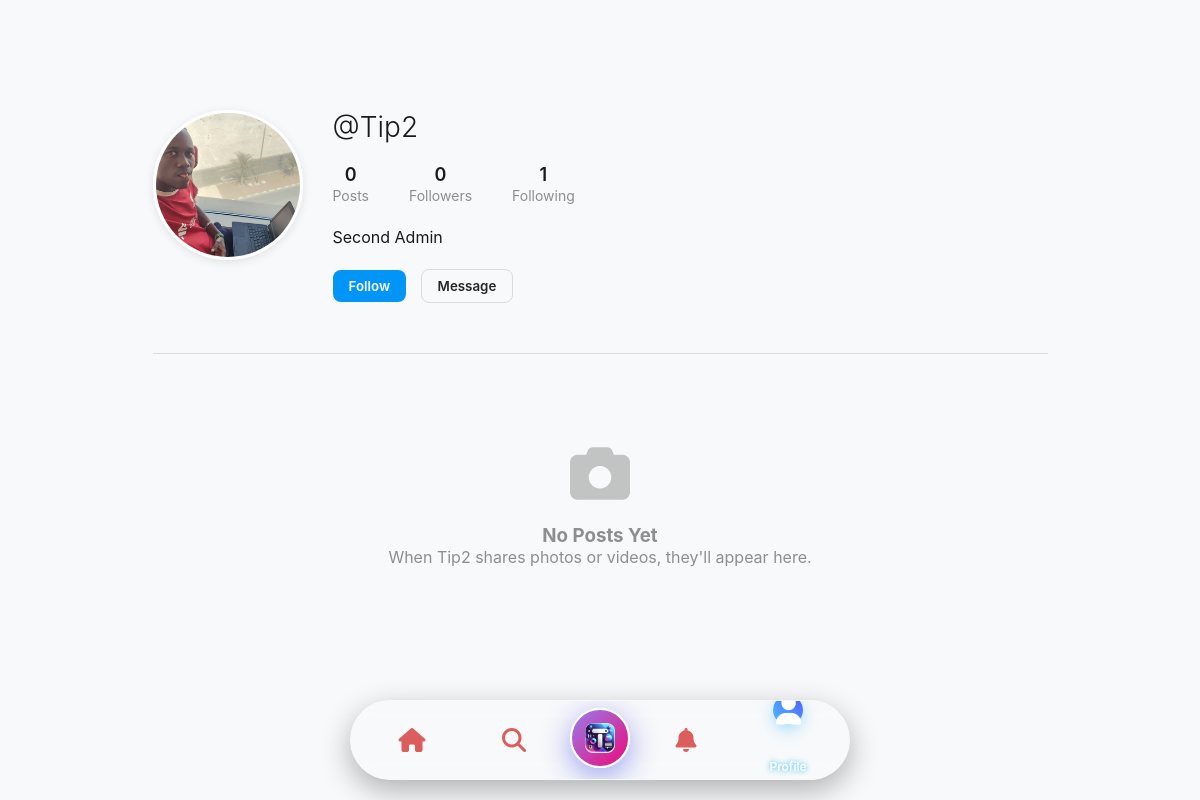
The app's page /profile/Tip2/ (signed in), older data.
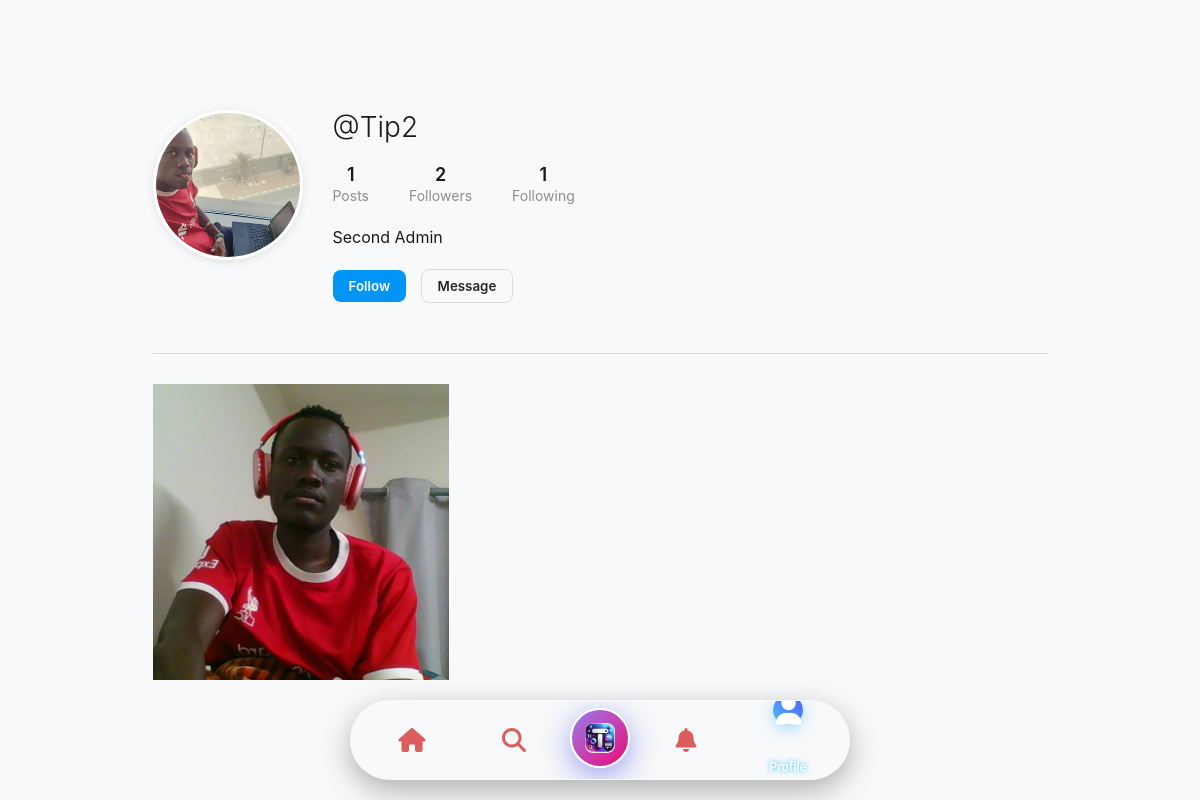
The same page, newer data.
### welcome/models.py (models this page shows, shortened)
class Post(models.Model):
    CONTENT_TYPES = (
        ('image', 'Image'),
        ('video', 'Video'),
    )
    user = models.ForeignKey(User, on_delete=models.CASCADE, related_name='posts')
    content_type = models.CharField(max_length=10, choices=CONTENT_TYPES)
    media_file = models.FileField(upload_to=user_directory_path)
    caption = models.TextField(max_length=500, blank=True)
    hashtags = models.ManyToManyField('Hashtag', blank=True)
    mentions = models.ManyToManyField(User, related_name='mentioned_in', blank=True)
    location = models.CharField(max_length=100, blank=True)
    created_at = models.DateTimeField(auto_now_add=True)
    views = models.PositiveIntegerField(default=0)
    score = models.FloatField(default=0)  # For algorithmic ranking
    class Meta:
        ordering = ['-created_at']

### welcome/views.py (the view)
# urls.py: path('profile/<str:username>/', views.profile_view, name='profile'),
@login_required
@login_required
def profile_view(request, username):
    user = get_object_or_404(User, username=username)
    profile = get_object_or_404(Profile, user=user)
    if not profile.profile_picture:
        profile.profile_picture = 'profile_pictures/default_profile.jpg'
        profile.save()
    posts = Post.objects.filter(user=user).order_by('-created_at')
    context = {
        'user': user,
        'profile': profile,
        'profile_picture': profile.profile_picture.url if profile.profile_picture else None,
        'posts_count': posts.count(),
        'followers_count': profile.followed_by.count(),
        'following_count': profile.follows.count(),
        'likes_count': Like.objects.filter(post__user=user).count(),
        'posts': posts[:12],  # Limit to 12 posts
    }
    return render(request, 'profile.html', context)

### welcome/templates/profile.html (shortened to what this page needs)
{% include '_navbar.html' %}
{% load static %}
<!DOCTYPE html>
<html lang="en">
<head>
    <link rel="stylesheet" href="https://cdnjs.cloudflare.com/ajax/libs/font-awesome/6.4.0/css/all.min.css">
</head>
<body>
    <div class="profile-container">
        <div class="profile-header">
            <div class="profile-pic-container">
                {% if profile.profile_picture %}
                    <img src="{{ profile.profile_picture.url }}" alt="@{{ user.username }}" class="profile-pic">
                {% else %}
                    <img src="{% static 'images/default_profile.jpg' %}" alt="Default profile" class="profile-pic">
                {% endif %}
            </div>
            <div class="profile-info">
                <h1 class="username">@{{ user.username }}</h1>
                <div class="profile-stats">
                    <div class="stat">
                        <span class="stat-number">{{ posts_count }}</span>
                        <span class="stat-label">Posts</span>
                    </div>
                    <div class="stat">
                        <span class="stat-number">{{ followers_count }}</span>
                        <span class="stat-label">Followers</span>
                    </div>
                    <div class="stat">
                        <span class="stat-number">{{ following_count }}</span>
                        <span class="stat-label">Following</span>
                    </div>
                </div>
                <p class="bio">{{ profile.bio|default:"No bio yet" }}</p>
                <div class="action-buttons">
                    {% if request.user == user %}
                        <button class="btn btn-outline" onclick="window.location.href='{% url 'edit-profile' %}'">
                            Edit Profile
                        </button>
                    {% else %}
                        <button class="btn btn-primary" id="followBtn" data-user-id="{{ user.id }}">
                            {% if is_following %}Following{% else %}Follow{% endif %}
                        </button>
                        <button class="btn btn-outline" id="messageBtn" data-user-id="{{ user.id }}" data-username="{{ user.username }}">
                            Message
                        </button>
                    {% endif %}
                </div>
            </div>
        </div>
        <div class="posts-grid">
            {% for post in posts %}
                <div class="post-item">
                    {% if post.content_type == 'image' %}
                        <img src="{{ post.media_file.url }}" alt="Post by @{{ user.username }}">
                    {% else %}
                        <video controls>
                            <source src="{{ post.media_file.url }}" type="video/mp4">
                        </video>
                    {% endif %}
                </div>
            {% empty %}
                <div class="no-posts">
                    <i class="fas fa-camera"></i>
                    <h3>No Posts Yet</h3>
                    <p>When {{ user.username }} shares photos or videos, they'll appear here.</p>
                </div>
            {% endfor %}
        </div>
    </div>
</body>
</html>

Row changes from the older to the newer data that the page shows:
added Post: media_file (picture)
Text that changed along with them:
{{ posts_count }}: "0" → "1"
{{ followers_count }}: "0" → "2"
{{ user.username }}: "Tip2" → (not shown)
text no longer shown: "No Posts Yet When shares photos or videos, they'll appear here."
